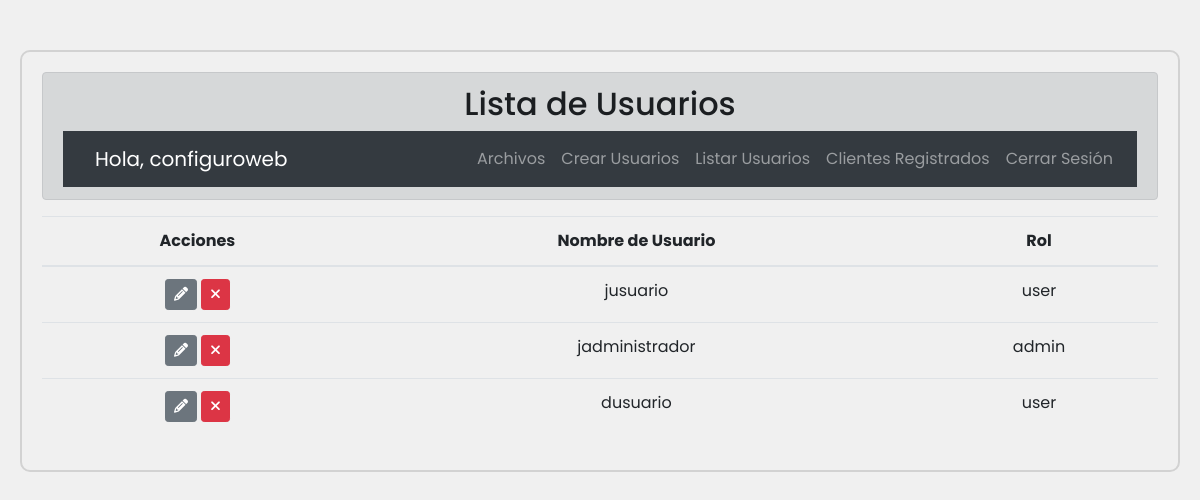
The page /admin/list_users.php (signed in) on the database its author committed.
### tables this page shows
CREATE TABLE `tbl_users` (
  `user_id` int(11) NOT NULL,
  `username` varchar(255) NOT NULL,
  `password` varchar(255) NOT NULL,
  `role` varchar(100) NOT NULL DEFAULT 'user'
);

### admin/list_users.php (the view, shortened to what this page needs)
<?php
include('./conn/conn.php');
$stmt = $conn->prepare("SELECT user_id, username, role FROM tbl_users WHERE username != 'configuroweb'");
$stmt->execute();
$users = $stmt->fetchAll(PDO::FETCH_ASSOC);
?>
<!DOCTYPE html>
<html lang="es">
<head>
    <link rel="stylesheet" href="./assets/style.css">
    <link rel="stylesheet" href="https://cdn.jsdelivr.net/npm/bootstrap@4.6.2/dist/css/bootstrap.min.css">
    <link rel="stylesheet" href="https://cdnjs.cloudflare.com/ajax/libs/font-awesome/6.4.2/css/all.min.css" />
</head>
<body>
    <div class="main">
        <div class="alert alert-dark text-center" role="alert">
            <h2>Lista de Usuarios</h2>
            <?php include('assets/header.php') ?>
        </div>
        <div class="user-list-container">
            <table class="table table-hover text-center">
                <thead>
                    <tr>
                        <th>Acciones</th>
                        <th>Nombre de Usuario</th>
                        <th>Rol</th>
                    </tr>
                </thead>
                <tbody>
                    <?php foreach ($users as $user) : ?>
                        <tr>
                            <td>
                                <a href="edit_user.php?user_id=<?php echo htmlspecialchars($user['user_id']); ?>" class="btn btn-secondary btn-sm" title="Editar"><i class="fa-solid fa-pencil"></i></a>
                                <a href="delete_user.php?user_id=<?php echo htmlspecialchars($user['user_id']); ?>" class="btn btn-danger btn-sm" title="Eliminar" onclick="return confirm('¿Está seguro de eliminar este usuario?');"><i class="fa-solid fa-times"></i></a>
                            </td>
                            <td><?php echo htmlspecialchars($user['username']); ?></td>
                            <td><?php echo htmlspecialchars($user['role']); ?></td>
                        </tr>
                    <?php endforeach; ?>
                </tbody>
            </table>
        </div>
    </div>
</body>
</html>

### admin/assets/header.php (shortened to what this page needs)
<?php
include('./conn/conn.php');
if (!isset($_SESSION['user_id'])) {
    header("Location: login.php");
    exit();
} else {
    $user_id = $_SESSION['user_id'];
    $stmt = $conn->prepare("SELECT username, role FROM tbl_users WHERE user_id = :user_id");
    $stmt->bindParam(':user_id', $user_id);
    $stmt->execute();
    $user = $stmt->fetch(PDO::FETCH_ASSOC);
    $username = $user['username'];
    $role = $user['role'];
}
?>
<nav class="navbar navbar-expand-lg navbar-dark bg-dark">
    <a class="navbar-brand ml-3" href="">Hola, <?php echo htmlspecialchars($username); ?></a>
    <div class="collapse navbar-collapse" id="navbarNav">
        <ul class="navbar-nav ml-auto">
            <li class="nav-item">
                <a class="nav-link" href="index.php">Archivos</a>
            </li>
            <?php if ($role == 'admin') : ?>
                <li class="nav-item">
                    <a class="nav-link" href="register_user.php">Crear Usuarios</a>
                </li>
                <li class="nav-item">
                    <a class="nav-link" href="list_users.php">Listar Usuarios</a>
                </li>
                <li class="nav-item">
                    <a class="nav-link" href="customers.php">Clientes Registrados</a>
                </li>
            <?php endif; ?>
            <li class="nav-item">
                <a class="nav-link" href="endpoint/logout.php">Cerrar Sesión</a>
            </li>
        </ul>
    </div>
</nav>

### admin/assets/style.css (style rules this page uses)
* { margin: 0; padding: 0; font-family: 'Poppins', sans-serif; box-sizing: border-box; }
body { display: flex; justify-content: center; align-items: center; flex-direction: column; background-color: rgb(240, 240, 240) !important; padding: 20px; }
.main { margin-top: 30px; border: 2px solid rgb(210, 210, 210); padding: 20px; border-radius: 10px; width: 100%; max-width: 1200px; }
.table { max-height: 600px; overflow-y: auto; }

### rows shown on the page
tbl_users: username "configuroweb"
tbl_users: username "jusuario", role "user"
tbl_users: username "jadministrador", role "admin"
tbl_users: username "dusuario", role "user"
